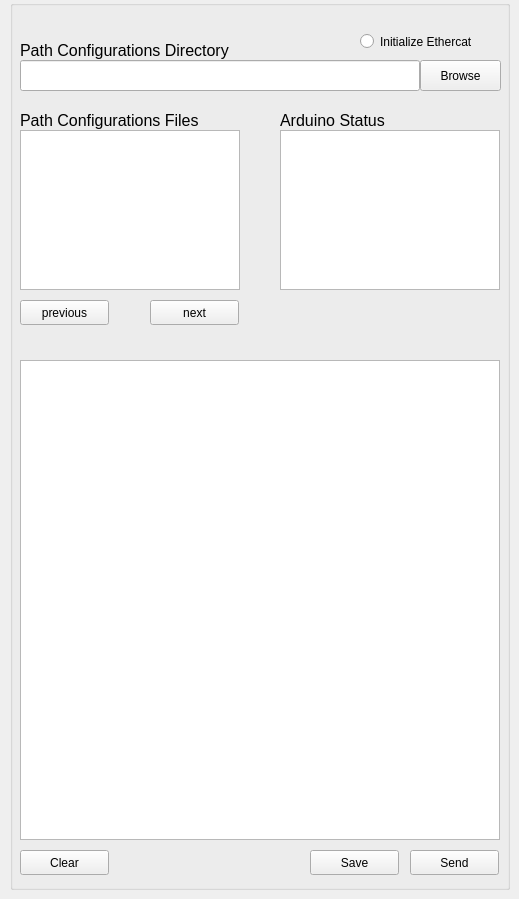
<?xml version="1.0" encoding="UTF-8"?>
<ui version="4.0">
 <class>Form</class>
 <widget class="QWidget" name="Form">
  <property name="enabled">
   <bool>true</bool>
  </property>
  <property name="geometry">
   <rect>
    <x>0</x>
    <y>0</y>
    <width>519</width>
    <height>899</height>
   </rect>
  </property>
  <property name="windowTitle">
   <string>Form</string>
  </property>
  <widget class="QGroupBox" name="fileGroupBox">
   <property name="geometry">
    <rect>
     <x>10</x>
     <y>0</y>
     <width>500</width>
     <height>890</height>
    </rect>
   </property>
   <property name="title">
    <string/>
   </property>
   <widget class="QLineEdit" name="fileDirEdit">
    <property name="geometry">
     <rect>
      <x>10</x>
      <y>60</y>
      <width>400</width>
      <height>31</height>
     </rect>
    </property>
    <property name="font">
     <font>
      <pointsize>10</pointsize>
     </font>
    </property>
   </widget>
   <widget class="QLabel" name="headerLabel_1">
    <property name="geometry">
     <rect>
      <x>10</x>
      <y>40</y>
      <width>221</width>
      <height>21</height>
     </rect>
    </property>
    <property name="font">
     <font>
      <pointsize>12</pointsize>
     </font>
    </property>
    <property name="text">
     <string>Path Configurations Directory</string>
    </property>
   </widget>
   <widget class="QPushButton" name="fileBrowseBtn">
    <property name="geometry">
     <rect>
      <x>410</x>
      <y>60</y>
      <width>81</width>
      <height>31</height>
     </rect>
    </property>
    <property name="text">
     <string>Browse</string>
    </property>
   </widget>
   <widget class="QPushButton" name="filePreviousBtn">
    <property name="geometry">
     <rect>
      <x>10</x>
      <y>300</y>
      <width>89</width>
      <height>25</height>
     </rect>
    </property>
    <property name="text">
     <string>previous</string>
    </property>
   </widget>
   <widget class="QPushButton" name="fileNextBtn">
    <property name="geometry">
     <rect>
      <x>140</x>
      <y>300</y>
      <width>89</width>
      <height>25</height>
     </rect>
    </property>
    <property name="text">
     <string>next</string>
    </property>
   </widget>
   <widget class="QListWidget" name="fileListWidget">
    <property name="geometry">
     <rect>
      <x>10</x>
      <y>130</y>
      <width>220</width>
      <height>160</height>
     </rect>
    </property>
    <property name="font">
     <font>
      <pointsize>12</pointsize>
     </font>
    </property>
   </widget>
   <widget class="QPushButton" name="plotClearBtn">
    <property name="geometry">
     <rect>
      <x>10</x>
      <y>850</y>
      <width>89</width>
      <height>25</height>
     </rect>
    </property>
    <property name="text">
     <string>Clear</string>
    </property>
   </widget>
   <widget class="QPushButton" name="plotSendBtn">
    <property name="geometry">
     <rect>
      <x>400</x>
      <y>850</y>
      <width>89</width>
      <height>25</height>
     </rect>
    </property>
    <property name="text">
     <string>Send</string>
    </property>
   </widget>
   <widget class="QPushButton" name="plotSaveBtn">
    <property name="geometry">
     <rect>
      <x>300</x>
      <y>850</y>
      <width>89</width>
      <height>25</height>
     </rect>
    </property>
    <property name="text">
     <string>Save</string>
    </property>
   </widget>
   <widget class="QRadioButton" name="sysInitEtherBtn">
    <property name="geometry">
     <rect>
      <x>350</x>
      <y>30</y>
      <width>141</width>
      <height>23</height>
     </rect>
    </property>
    <property name="text">
     <string>Initialize Ethercat</string>
    </property>
   </widget>
   <widget class="QListWidget" name="sysArdListWidget">
    <property name="geometry">
     <rect>
      <x>270</x>
      <y>130</y>
      <width>220</width>
      <height>160</height>
     </rect>
    </property>
    <property name="font">
     <font>
      <pointsize>12</pointsize>
     </font>
    </property>
   </widget>
   <widget class="QLabel" name="fileConfigsLabel_2">
    <property name="geometry">
     <rect>
      <x>10</x>
      <y>110</y>
      <width>181</width>
      <height>21</height>
     </rect>
    </property>
    <property name="font">
     <font>
      <pointsize>12</pointsize>
     </font>
    </property>
    <property name="text">
     <string>Path Configurations Files</string>
    </property>
   </widget>
   <widget class="QLabel" name="headerLabel_3">
    <property name="geometry">
     <rect>
      <x>270</x>
      <y>110</y>
      <width>141</width>
      <height>21</height>
     </rect>
    </property>
    <property name="font">
     <font>
      <pointsize>12</pointsize>
     </font>
    </property>
    <property name="text">
     <string>Arduino Status</string>
    </property>
   </widget>
   <widget class="QGraphicsView" name="plotMazeView">
    <property name="geometry">
     <rect>
      <x>10</x>
      <y>360</y>
      <width>480</width>
      <height>480</height>
     </rect>
    </property>
   </widget>
  </widget>
 </widget>
 <resources/>
 <connections/>
</ui>
